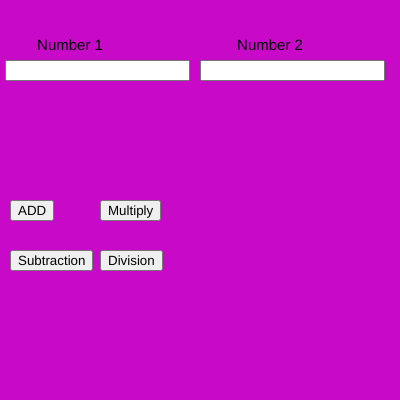
Frame 1 (no input)
Frame 60 (no input): identical to frame 1, image omitted
Frame 120 (the mouse pressed at the canvas centre since frame 60): identical to frame 1, image omitted

The p5.js sketch that drew this single still picture (run headless with seeded random() and noise() and a simulated clock; from frame 60 on, the mouse is pressed at the canvas centre):

// p5.js sketch
// ── sketch.js
var n1,n2;
var b1,b2,b3,b4;

function setup() {
  
  createCanvas(400, 400);
  
  num1 = createInput();
  num1.position(5, 60);
  
  num2 = createInput();
  num2.position(200, 60);


  
  b1 = createButton("ADD");
  b1.position(10, 200);
  b1.mousePressed(add);
  
  b2 = createButton("Multiply");
  b2.position(100, 200);
  b2.mousePressed(mul);
  
  b3 = createButton("Subtraction");
  b3.position(10,250);
  b3.mousePressed(sub);

  b4 = createButton("Division");
  b4.position(100, 250);
  b4.mousePressed(div);
  
  textAlign(CENTER);
  textSize(15);
}


function add(){
  console.log(n1+n2)
}
function mul(){
  console.log(n1*n2)
}
function sub(){
  console.log(n1-n2)
}
function div(){
  console.log(n1/n2)
}


function draw() {
  background(200,10,200)
  text("Number 1",70,50)
  text("Number 2",270,50)
  
  n1 = parseInt(num1.value())
  n2 = parseInt(num2.value())
}
